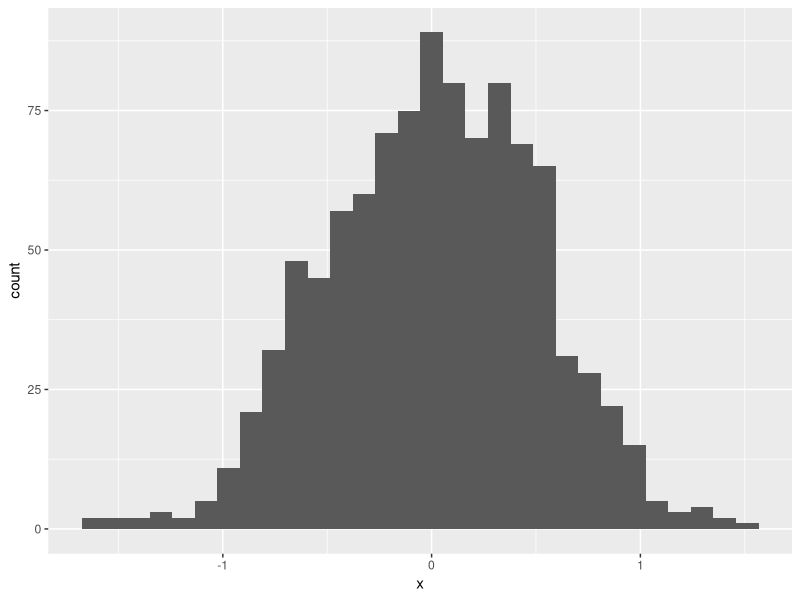
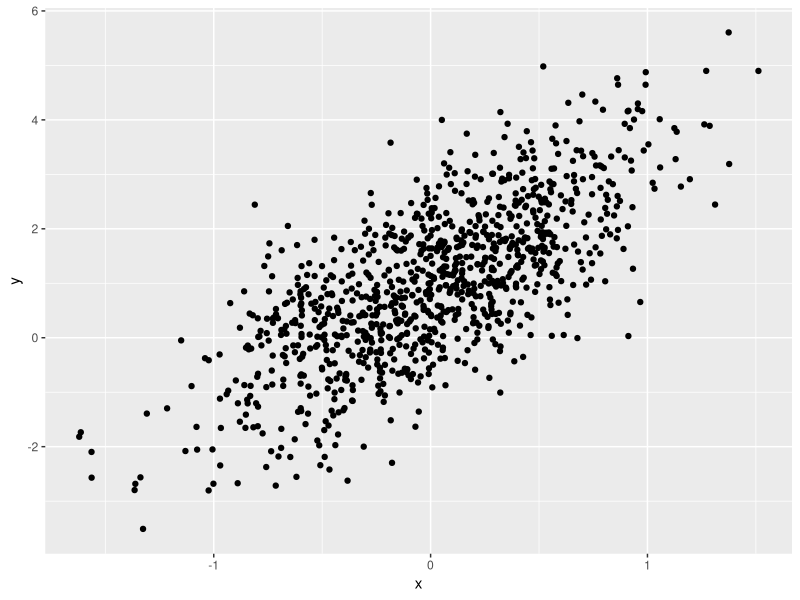
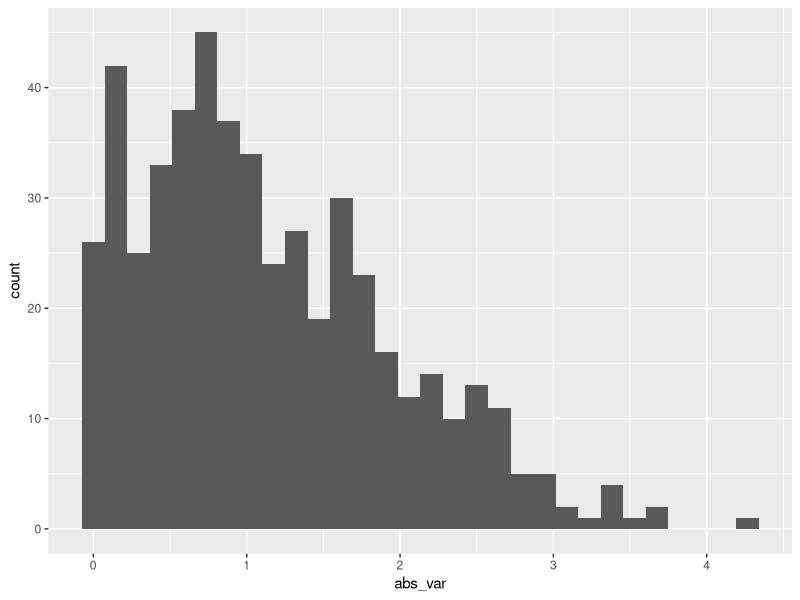

The R script that drew these images, in order:
## ---- chunk 1
library(tidyverse)
## ---- chunk 2
samp = rnorm(100) #this samples from a normal distribution
length(samp)
## ---- chunk 3

# Command + Option + I to create a new code chunk

plot_df =
  tibble(
    x = rnorm(1000, sd = 0.5),
    y = 1 + 2 * x + rnorm(1000)
  )

head(plot_df)
## ---- chunk 4

ggplot(plot_df, aes(x = x)) + geom_histogram()

ggplot(plot_df, aes(x = x, y = y)) + geom_point()

## ---- chunk 5
set.seed(0)

la_df = tibble(
  num_var = rnorm(n = 500, mean = 1),
  log_var = num_var > 0,
  abs_var = abs(num_var)
  
)

ggplot(la_df, aes(x = abs_var)) + geom_histogram()
